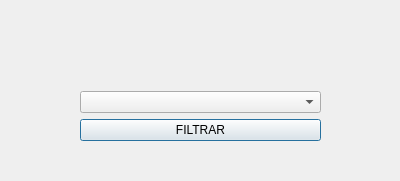
<?xml version="1.0" encoding="UTF-8"?>
<ui version="4.0">
 <class>Dialog</class>
 <widget class="QDialog" name="Dialog">
  <property name="geometry">
   <rect>
    <x>0</x>
    <y>0</y>
    <width>400</width>
    <height>181</height>
   </rect>
  </property>
  <property name="windowTitle">
   <string>Dialog</string>
  </property>
  <widget class="QWidget" name="">
   <property name="geometry">
    <rect>
     <x>80</x>
     <y>40</y>
     <width>241</width>
     <height>101</height>
    </rect>
   </property>
   <layout class="QVBoxLayout" name="verticalLayout">
    <item>
     <widget class="QLabel" name="labelTexto">
      <property name="enabled">
       <bool>false</bool>
      </property>
      <property name="font">
       <font>
        <pointsize>12</pointsize>
       </font>
      </property>
      <property name="text">
       <string/>
      </property>
     </widget>
    </item>
    <item>
     <widget class="QComboBox" name="comboBox"/>
    </item>
    <item>
     <widget class="QPushButton" name="pushButtonFiltrar">
      <property name="text">
       <string>FILTRAR</string>
      </property>
     </widget>
    </item>
   </layout>
  </widget>
 </widget>
 <resources/>
 <connections/>
</ui>
